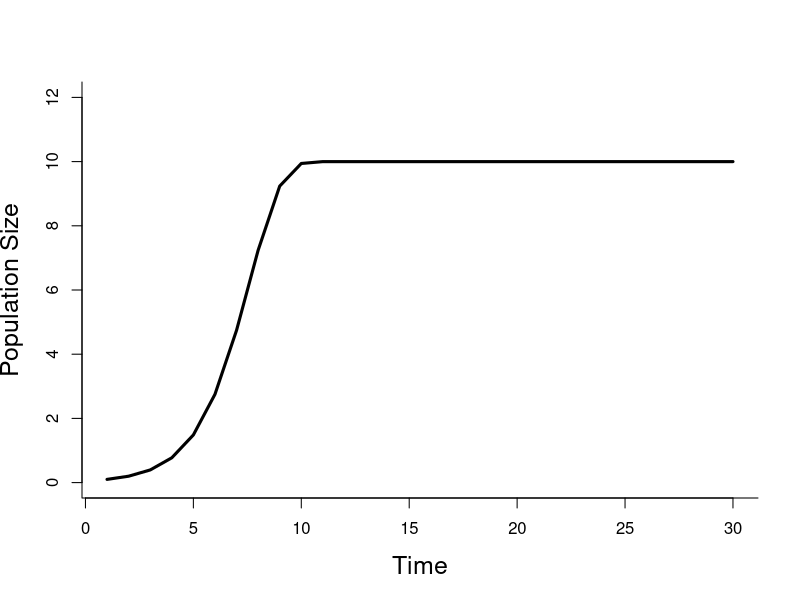
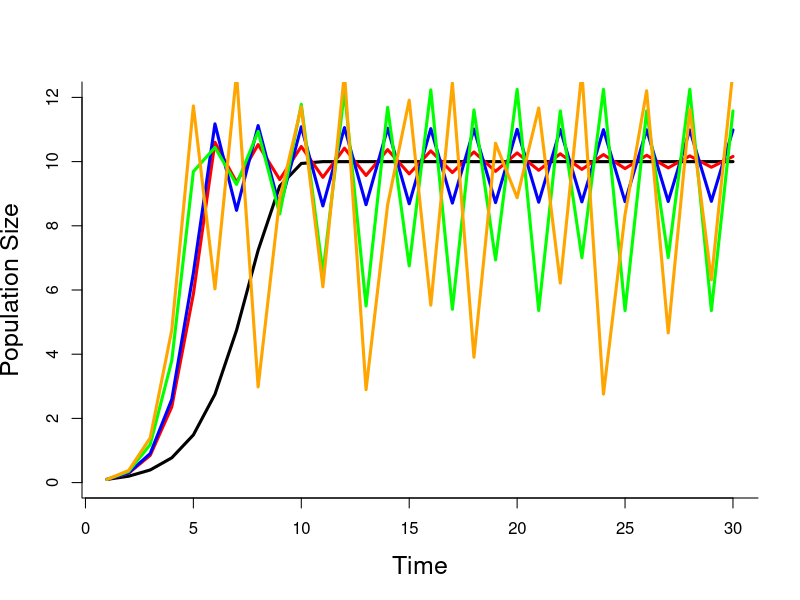
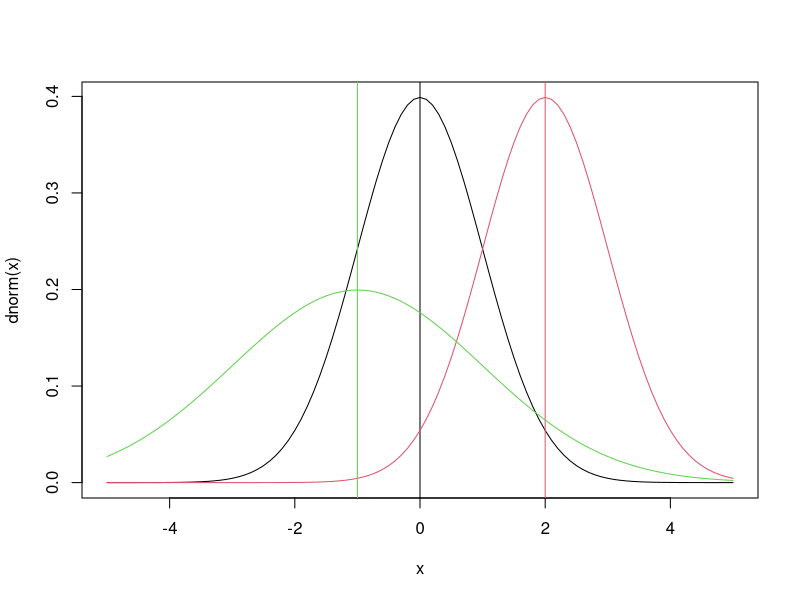
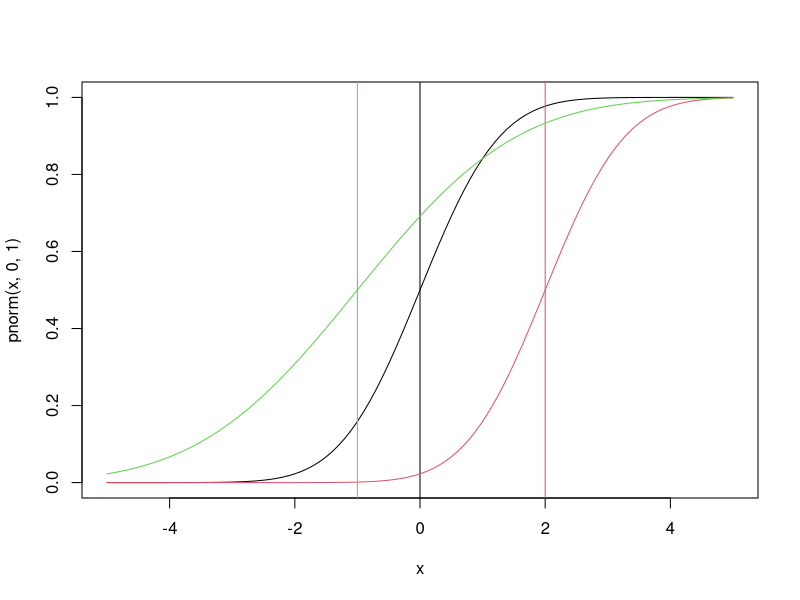
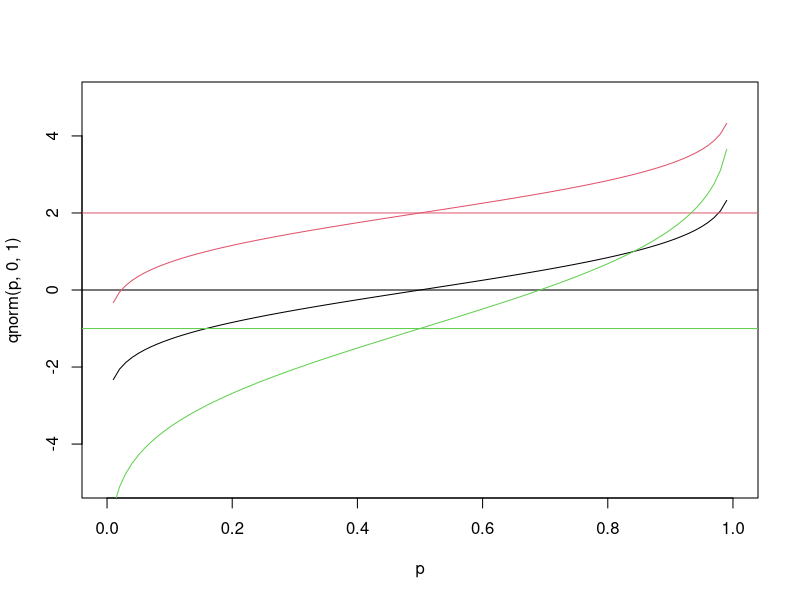
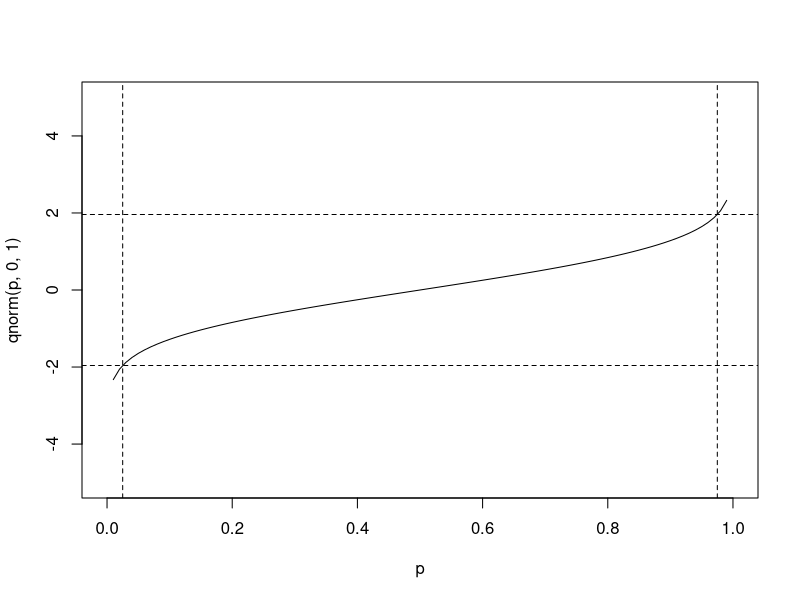
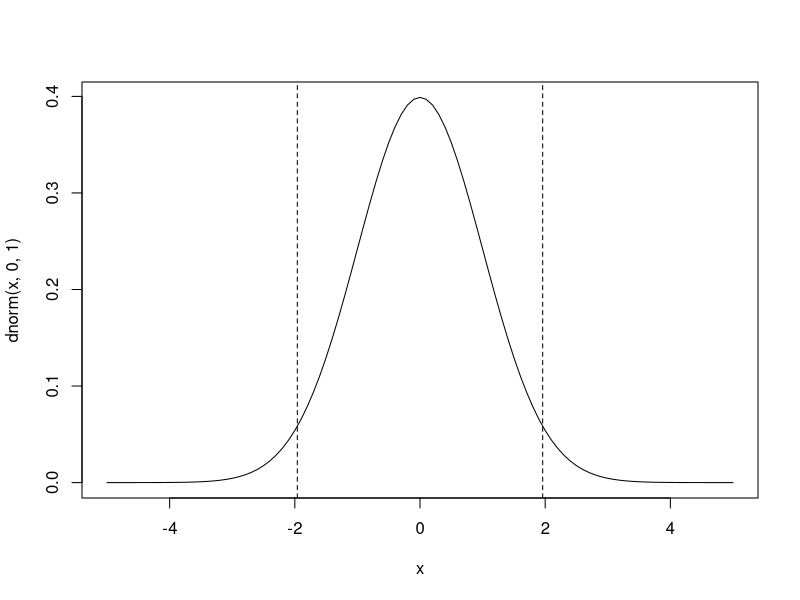
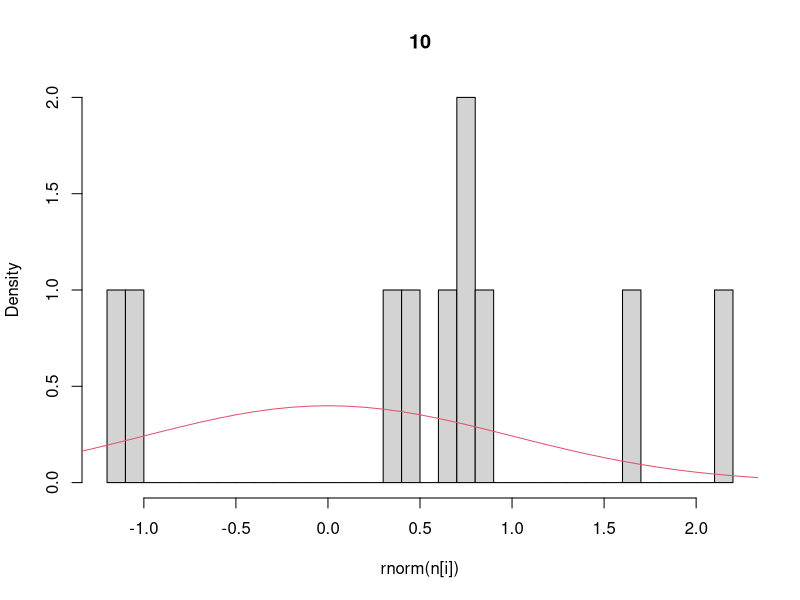

These figures' R source, in order:
## ---- chunk 1
r = 1         ## intrinsic growth rate
K = 10        ## carrying capacity      
n0 = .1       ## initial population size
NT = 30       ## number of time steps to simulate
time = 1:NT
## ---- chunk 2
n = rep(n0,NT)    ## vector to store results
for(t in 2:NT){
  n[t] = n[t-1] + r*n[t-1]*(1-n[t-1]/K)
}
## ---- chunk 3
plot(time,n,ylim=c(0,12),lwd=3,type='l',
     bty='l',cex.lab=1.5,
     xlab="Time",ylab="Population Size")
## ---- chunk 4

## New and differnt R's

new_r <- c(1, 1.95, 2.05, 2.5, 2.8)
n = rep(n0,NT)
lines <- as.data.frame(n)
for (i in seq_along(new_r)){
      ## vector to store results
for(t in 2:NT){
  n[t] = n[t-1] + new_r[i]*n[t-1]*(1-n[t-1]/K)
}
  
  lines <- cbind(lines, n)
}
lines <- lines[,-1]
names(lines) <- new_r
plot(time,lines[,1],ylim=c(0,12),lwd=3,type='l',
     bty='l',cex.lab=1.5,
     xlab="Time",ylab="Population Size")
lines(lines[,2],ylim=c(0,12),lwd=3,type='l',
     bty='l',cex.lab=1.5, col = "red")
lines(lines[,3],ylim=c(0,12),lwd=3,type='l',
     bty='l',cex.lab=1.5, col = "blue")
lines(lines[,4],ylim=c(0,12),lwd=3,type='l',
     bty='l',cex.lab=1.5, col = "green")
lines(lines[,5],ylim=c(0,12),lwd=3,type='l',
     bty='l',cex.lab=1.5, col = "orange")



## ---- chunk 5
x = seq(-5,5,by=0.1)
plot(x,dnorm(x),type='l')  		## that’s a lowercase “L” for “line”
abline(v=0)				          	## add a line to indicate the mean (“v” is for “vertical”)
lines(x,dnorm(x,2),col=2)			## try changing the mean (“col” sets the color)
abline(v=2,col=2)
lines(x,dnorm(x,-1,2),col=3)	## try changing the mean and standard dev
abline(v=-1,col=3)
## ---- chunk 6
plot(x,pnorm(x,0,1),type='l')
abline(v=0)
lines(x,pnorm(x,2,1),col=2)
abline(v=2,col=2)
lines(x,pnorm(x,-1,2),col=3)
abline(v=-1,col=3)
## ---- chunk 7
p = seq(0,1,by=0.01)
plot(p,qnorm(p,0,1),type='l',ylim=range(x))    # ylim sets the y-axis range
# range returns the min/max as a 2-element vector
abline(h=0)						# “h” for “horizontal”
lines(p,qnorm(p,2,1),col=2)
abline(h=2,col=2)
lines(p,qnorm(p,-1,2),col=3)
abline(h=-1,col=3)
## ---- chunk 8
qnorm(c(0.025,0.975),0,1)		    # what width CI is specified by these values?
plot(p,qnorm(p,0,1),type='l',ylim=range(x))
abline(v=c(0.025,0.975),lty=2)	# add vertical lines at the CI
abline(h=qnorm(c(0.025,0.975)),lty=2)	#add horizontal lines at the threshold vals
plot(x,dnorm(x,0,1),type='l')		# plot the corresponding pdf
abline(v=qnorm(c(0.025,0.975)),lty=2)
## ---- chunk 9
n = c(10,100,1000,10000)	# sequence of sample sizes
for(i in 1:4){			# loop over these sample sizes
  hist(rnorm(n[i]),main=n[i],probability=TRUE,breaks=40)  
				#here breaks defines number of bins in the histogram
  lines(x,dnorm(x),col=2)
}
## ---- chunk 10
## PDF
x = seq(-5,5,by=0.1)
plot(x,dwilcox(x, 5,5),type='l')  		## that’s a lowercase “L” for “line”
				          	## add a line to indicate the mean (“v” is for “vertical”)
lines(x,dwilcox(x,7,5),col=2)			## try changing the mean (“col” sets the color)

lines(x,dwilcox(x,10,5),col=3)	## try changing the mean and standard dev


## ---- chunk 11
x = rnorm(10000,0,1)
y = x^2

hist(x,main="Original distribution",breaks=40)
abline(v=quantile(x,c(0.025,0.5,0.975)),lty=c(2,1,2),lwd=3,col="orange")
abline(v=mean(x),col="red",lwd=3,lty=3)

hist(y,main="Transformed distribution",breaks=40)
abline(v=quantile(y,c(0.025,0.5,0.975)),lty=c(2,1,2),lwd=3,col="orange")
abline(v=mean(y),col="red",lwd=3,lty=3)
## ---- chunk 12
x = rlnorm(10000,0,0.5)
y = sin(x)

hist(x,main="Original distribution",breaks=40)
abline(v=quantile(x,c(0.025,0.5,0.975)),lty=c(2,1,2),lwd=3,col="orange")
abline(v=mean(x),col="red",lwd=3,lty=3)

hist(y,main="Transformed distribution",breaks=40)
abline(v=quantile(y,c(0.025,0.5,0.975)),lty=c(2,1,2),lwd=3,col="orange")
abline(v=mean(y),col="red",lwd=3,lty=3)

## ---- chunk 13
r.sd = 0.2     ## standard deviation on r
K.sd = 1.0     ## standard deviation on K
NE = 1000      ## Ensemble size
## ---- chunk 14
n = matrix(n0,NE,NT)   # storage for all simulations
rE = rnorm(NE,r,r.sd)  # sample of r
KE = rnorm(NE,K,K.sd)  # sample of K
for(i in 1:NE){        # loop over samples
  for(t in 2:NT){      # for each sample, simulate throught time
    n[i,t] = max(0,n[i,t-1] + rE[i]*n[i,t-1]*(1-n[i,t-1]/KE[i]))
  }
}
## ---- chunk 15
n.stats = apply(n,2,quantile,c(0.025,0.5,0.975))
## ---- chunk 16
ciEnvelope <- function(x,ylo,yhi,col="lightgrey",...){
  polygon(cbind(c(x, rev(x), x[1]), c(ylo, rev(yhi),
  ylo[1])), border = NA,col=col,...) 
}
## ---- chunk 17
hist(rE)

hist(KE)
## ---- chunk 18
seqx<- 1:30
plot(n[11,], x= seqx, type = "l", ylim=c(0, 15), col = "red")
lines(n[800,], x= seqx, col = "red")
lines(n[700,], x= seqx, col = "red")
lines(n[600,], x= seqx, col = "red")
lines(n[500,], x= seqx, col = "red")
lines(n[400,], x= seqx, col = "red")
lines(n[300,], x= seqx, col = "red")
lines(n[200,], x= seqx, col = "red")
lines(n[100,], x= seqx, col = "red")
lines(n[1000,], x= seqx, col = "red")
## ---- chunk 19
hist(n[,15], main = "Population Forecast at t = 15", xlab = "Population")

## ---- chunk 20
ciEnvelope <- function(x,ylo,yhi,col="lightgrey",...){
          polygon(cbind(c(x, rev(x), x[1]), c(ylo, rev(yhi),
          ylo[1])), border = NA,col=col,...)
        }

## Figuring out the median trejectory
tmp <- n[,15]
tmp <- tmp[-length(tmp)]# Note: Even number of runs.
med <- median(tmp) 
index <- n[,15] == med
index <- grep("TRUE", index)
med_through_time <- n[index, ]


ylo <- rep(NA, 30)
## Getting ylo trajectory
for (i in 1:30){
  ylo[i] <- quantile(n[,i], 0.025)
}

## getting yhi tragectory
yhi <- rep(NA, 30)
for (i in 1:30){
  yhi[i] <- quantile(n[,i], 0.975)
}



plot(med_through_time) ## Check that the median looks good.

plot(med_through_time, x= seqx, type = "l", ylim=c(0, 15))
lines(n[800,], x= seqx, col = "red")
lines(n[700,], x= seqx, col = "red")
lines(n[600,], x= seqx, col = "red")
lines(n[500,], x= seqx, col = "red")
lines(n[400,], x= seqx, col = "red")
lines(n[300,], x= seqx, col = "red")
lines(n[200,], x= seqx, col = "red")
lines(n[100,], x= seqx, col = "red")
lines(n[1000,], x= seqx, col = "red")

plot(med_through_time, x= seqx, type = "l", ylim=c(0, 15))
lines(ylo, x= seqx, col = "blue")
lines(yhi, x= seqx, col = "blue")
#ciEnvelope(med_through_time, ylo = ylo, yhi = yhi) <- The CI envelope looks bad for some reason. Am I not feeding it the right inputs? 
## ---- chunk 21
r = 0.3
n0.sd = 0.6
n0s = rlnorm(NE,log(n0),n0.sd)
n = matrix(n0s,NE,NT)
for(i in 1:NE){
  for(t in 2:NT){
    n[i,t] = n[i,t-1] + r*n[i,t-1]*(1-n[i,t-1]/K)
  }
}
## ---- chunk 22
# Get median
tmp <- n[,15]
tmp <- tmp[-length(tmp)]# Note: Even number of runs.
med <- median(tmp) 
index <- n[,15] == med
index <- grep("TRUE", index)
med_through_time <- n[index, ]


ylo <- rep(NA, 30)
## Getting ylo trajectory
for (i in 1:30){
  ylo[i] <- quantile(n[,i], 0.025)
}

## getting yhi tragectory
yhi <- rep(NA, 30)
for (i in 1:30){
  yhi[i] <- quantile(n[,i], 0.975)
}

plot(med_through_time, x= seqx, type = "l", ylim=c(0, 15))
lines(ylo, x= seqx, col = "blue")
lines(yhi, x= seqx, col = "blue")


## ---- chunk 23
get_pop_plot <- function(r) {
r = r
n0.sd = 0.6
n0s = rlnorm(NE,log(n0),n0.sd)
n = matrix(n0s,NE,NT)
for(i in 1:NE){
  for(t in 2:NT){
    n[i,t] = n[i,t-1] + r*n[i,t-1]*(1-n[i,t-1]/K)
  }
}

# Get median
tmp <- n[,15]
tmp <- tmp[-length(tmp)]# Note: Even number of runs.
med <- median(tmp) 
index <- n[,15] == med
index <- grep("TRUE", index)
med_through_time <- n[index, ]


ylo <- rep(NA, 30)
## Getting ylo trajectory
for (i in 1:30){
  ylo[i] <- quantile(n[,i], 0.025)
}

## getting yhi tragectory
yhi <- rep(NA, 30)
for (i in 1:30){
  yhi[i] <- quantile(n[,i], 0.975)
}

return(as.data.frame(cbind(med_through_time, yhi, ylo)))
}

test_0.3 <- get_pop_plot(0.3)
test_1.95 <- get_pop_plot(1.95)
test_2.05 <- get_pop_plot(2.05)
test_2.8 <- get_pop_plot(2.8)

plot(test_0.3$med_through_time, x= seqx, type = "l", ylim=c(0, 15), col = "blue", ylab= "Population", xlab = "Time")
lines(test_0.3$ylo, x= seqx, col = "blue")
lines(test_0.3$yhi, x= seqx, col = "blue")
lines(test_1.95$med_through_time, x= seqx, col = "red")
lines(test_1.95$ylo, x= seqx, col = "red")
lines(test_1.95$yhi, x= seqx, col = "red")
lines(test_2.05$med_through_time, x= seqx, col = "green")
lines(test_2.05$ylo, x= seqx, col = "green")
lines(test_2.05$yhi, x= seqx, col = "green")
lines(test_2.8$med_through_time, x= seqx, col = "purple")
lines(test_2.8$ylo, x= seqx, col = "purple")
lines(test_2.8$yhi, x= seqx, col = "purple")


